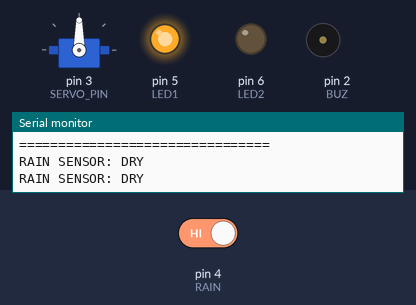
Simulated run of this sketch. Board: Arduino Uno, built with avr-gcc and run on an emulated ATmega328P. On the bench: servo, output pins drawn as LEDs (lit = HIGH), buzzer (waves = sounding, pin HIGH), the last lines printed to the serial monitor. The test bench sets the inputs (shaded band); at power-on: pin 4 (RAIN) HIGH.

Above: at 5.7 s.
5.8 s: pin 4 (RAIN) driven LOW
At 7.1 s:
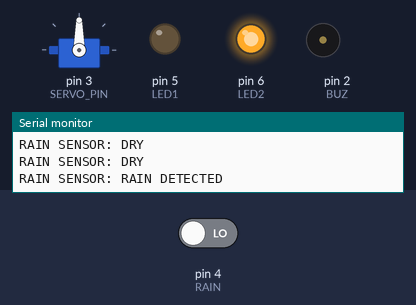
9.0 s: pin 4 (RAIN) driven HIGH
At 10.6 s:
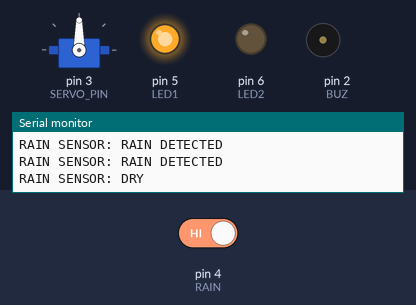
Timing chart, 0 to 12.1 s (numbered marks = the images above; inputs shaded):
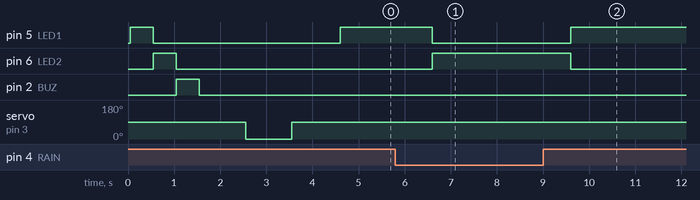

Measured:
- after the input at 5.8 s, pin 5 (LED1): HIGH → LOW after 0.80 s; pin 6 (LED2): LOW → HIGH after 0.80 s
- after the input at 9.0 s, pin 5 (LED1): LOW → HIGH after 0.60 s; pin 6 (LED2): HIGH → LOW after 0.60 s

The sketch:

component_test.ino
```cpp
#include <Servo.h>

Servo testServo;

// Pin configuration
#define BUZ 2
#define SERVO_PIN 3
#define RAIN 4
#define LED1 5
#define LED2 6

void setup()
{
  Serial.begin(9600);

  pinMode(BUZ, OUTPUT);
  pinMode(LED1, OUTPUT);
  pinMode(LED2, OUTPUT);
  pinMode(RAIN, INPUT);

  testServo.attach(SERVO_PIN);

  // Initial state
  digitalWrite(BUZ, LOW);
  digitalWrite(LED1, LOW);
  digitalWrite(LED2, LOW);

  Serial.println("================================");
  Serial.println("RAINSHIELD HARDWARE TEST");
  Serial.println("================================");

  // LED TEST
  Serial.println("Testing LED1...");
  digitalWrite(LED1, HIGH);
  delay(500);
  digitalWrite(LED1, LOW);

  Serial.println("Testing LED2...");
  digitalWrite(LED2, HIGH);
  delay(500);
  digitalWrite(LED2, LOW);

  // BUZZER TEST
  Serial.println("Testing Buzzer...");
  digitalWrite(BUZ, HIGH);
  delay(500);
  digitalWrite(BUZ, LOW);

  // SERVO TEST
  Serial.println("Testing Servo...");

  testServo.write(90);
  Serial.println("Servo -> 90 degrees");
  delay(1000);

  testServo.write(0);
  Serial.println("Servo -> 0 degrees");
  delay(1000);

  testServo.write(90);
  Serial.println("Servo -> 90 degrees");
  delay(1000);

  Serial.println("================================");
  Serial.println("Sensor monitoring started");
  Serial.println("================================");
}

void loop()
{
  int rain = digitalRead(RAIN);

  if (rain == LOW)
  {
    Serial.println("RAIN SENSOR: RAIN DETECTED");
    digitalWrite(LED2, HIGH);
    digitalWrite(LED1, LOW);
  }
  else
  {
    Serial.println("RAIN SENSOR: DRY");
    digitalWrite(LED1, HIGH);
    digitalWrite(LED2, LOW);
  }

  delay(1000);
}
```
